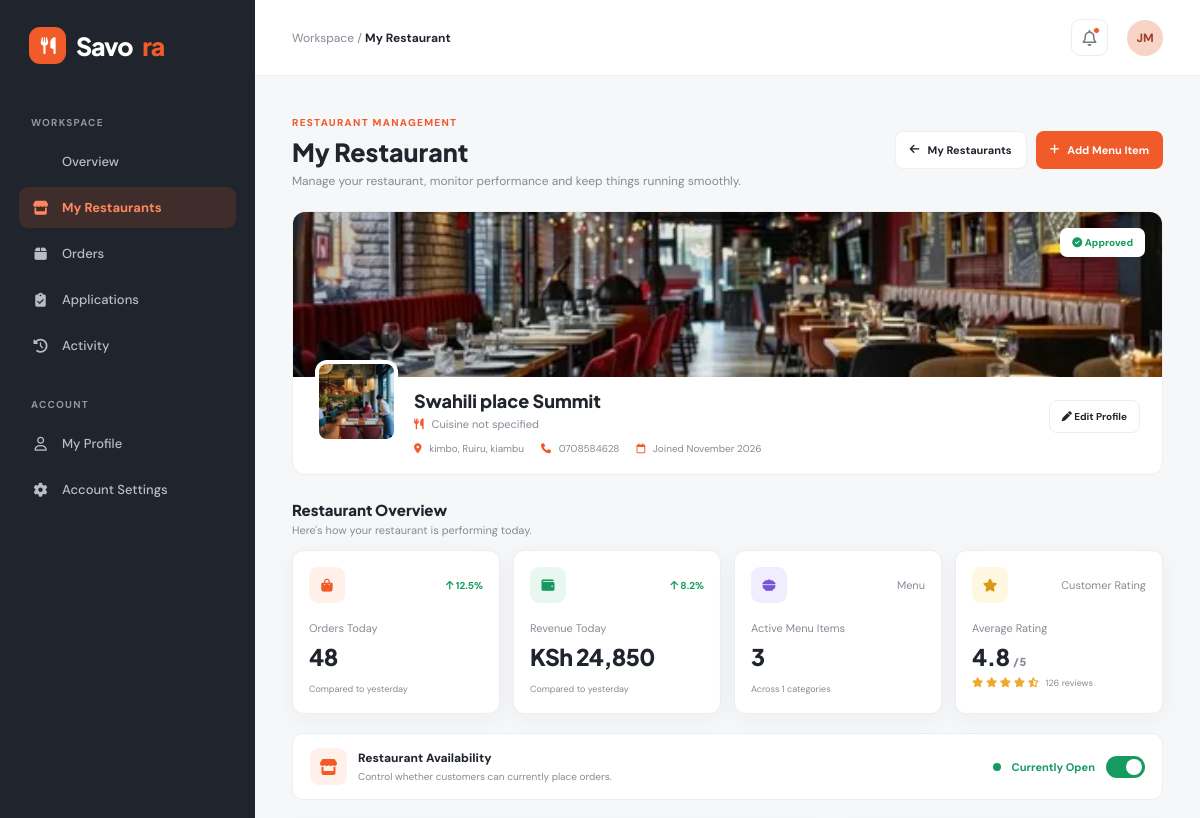
Page /applicants/my-restaurants/2/ (signed in, upper part) on the earlier database version.
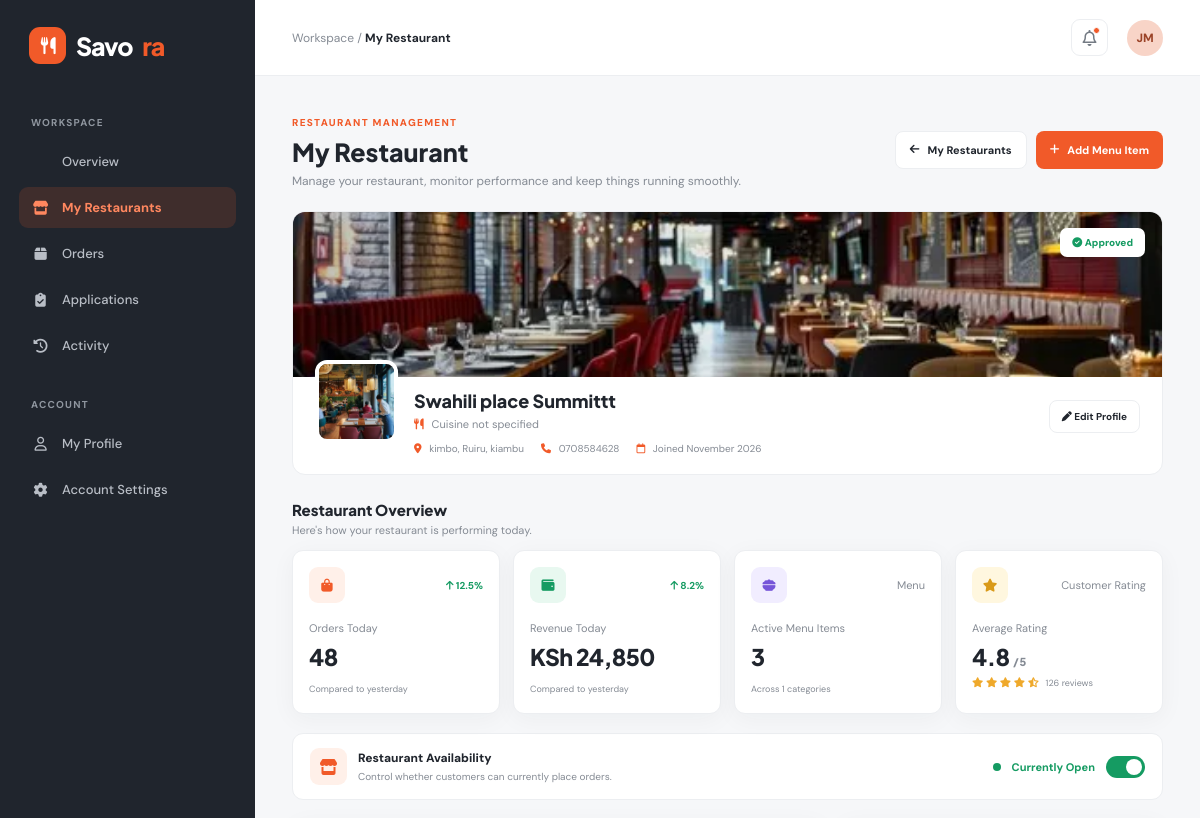
Same page on the later database version.
### food_delivery/models.py (models this page shows, shortened)
class Restaurant(models.Model):
    STATUS_CHOICES = [
        ('pending', 'Pending Approval'),
        ('approved', 'Approved'),
        ('rejected', 'Rejected'),
        ('suspended', 'Suspended'),
    ]
    owner = models.ForeignKey(
        User,
        on_delete=models.CASCADE,
        related_name='restaurants'
    )
    name = models.CharField(max_length=200)
    description = models.TextField()
    cuisine = models.ForeignKey(
        Cuisine,
        on_delete=models.SET_NULL,
        null=True,
        blank=True,
        related_name='restaurants'
    )
    logo = models.ImageField(
        upload_to='restaurants/logos/',
        blank=True,
        null=True
    )
    cover_image = models.ImageField(
        upload_to='restaurants/covers/',
        blank=True,
        null=True
    )
    phone = models.CharField(max_length=20)
    email = models.EmailField(blank=True)
    country = models.CharField(max_length=100, default='Kenya')
    county = models.CharField(max_length=100)
    town = models.CharField(max_length=100)
    area = models.CharField(
        max_length=150,
        help_text='Estate or neighbourhood, e.g. Kimbo'
    )
    street = models.CharField(max_length=150, blank=True)
    building = models.CharField(max_length=150, blank=True)
    landmark = models.CharField(max_length=200, blank=True)
    additional_directions = models.TextField(blank=True)
    status = models.CharField(
        max_length=20,
        choices=STATUS_CHOICES,
        default='pending'
    )
    created_at = models.DateTimeField(auto_now_add=True)
    updated_at = models.DateTimeField(auto_now=True)
    class Meta:
        ordering = ['-created_at']

### Restaurant_Applicants/views.py (the view)
def manage_restaurant(request, restaurant_id):
    restaurant = get_object_or_404(
        Restaurant,
        id=restaurant_id,
        owner=request.user,
        status='approved'
    )
    menu_items = (
        restaurant.menu_items
        .select_related('category')
        .filter(is_active=True)
        .order_by('-created_at')[:5]
    )
    active_menu_items_count = restaurant.menu_items.filter(
        is_active=True
    ).count()
    menu_category_count = restaurant.menu_items.filter(
        is_active=True
    ).values('category_id').distinct().count()
    context = {
        'restaurant': restaurant,
        'menu_items': menu_items,
        'active_menu_items_count': active_menu_items_count,
        'menu_category_count': menu_category_count,
    }
    return render(
        request,
        'Restaurant_Applicants/my-restaurant/manage_restaurant.html',
        context
    )

### Restaurant_Applicants/templates/Restaurant_Applicants/my-restaurant/manage_restaurant.html (shortened to what the changed rows need)
{% extends 'Restaurant_Applicants/base.html' %}
{% block content %}
<div class="manage-restaurant-page">
    <header class="page-header">
        <div>
            <h1>My Restaurant</h1>
        </div>
    </header>
    <section class="restaurant-profile">
        <div class="cover">
            {% if restaurant.cover_image %}
                <img src="{{ restaurant.cover_image.url }}"
                     alt="{{ restaurant.name }} cover">
            {% else %}
                <div class="cover-placeholder">
                    <i class="fa-solid fa-utensils"></i>
                </div>
            {% endif %}
            <span class="approved-badge">
                <i class="fa-solid fa-circle-check"></i>
                {{ restaurant.get_status_display }}
            </span>
        </div>
        <div class="profile-content">
            <div class="restaurant-logo">
                {% if restaurant.logo %}
                    <img src="{{ restaurant.logo.url }}"
                         alt="{{ restaurant.name }} logo">
                {% else %}
                    <i class="fa-solid fa-utensils"></i>
                {% endif %}
            </div>
            <div class="profile-info">
                <h2>{{ restaurant.name }}</h2>
                <p class="cuisine">
                    <i class="fa-solid fa-utensils"></i>
                    {% if restaurant.cuisine %}
                        {{ restaurant.cuisine.name }}
                    {% else %}
                        Cuisine not specified
                    {% endif %}
                </p>
                <div class="profile-meta">
                    <span>
                        <i class="fa-solid fa-location-dot"></i>
                        {{ restaurant.area }}, {{ restaurant.town }}, {{ restaurant.county }}
                    </span>
                    <span>
                        <i class="fa-solid fa-phone"></i>
                        {{ restaurant.phone }}
                    </span>
                    <span>
                        <i class="fa-regular fa-calendar"></i>
                        Joined {{ restaurant.created_at|date:"F Y" }}
                    </span>
                </div>
            </div>
        </div>
    </section>
    <div class="section-heading">
        <div>
            <h2>Restaurant Overview</h2>
        </div>
    </div>
</div>
{% endblock %}

Differences in the rows shown:
changed Restaurant "Approved": name "Swahili place Summit" → "Swahili place Summittt"
